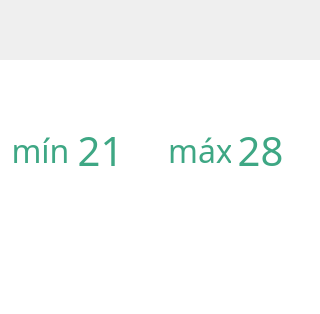
<?xml version="1.0" encoding="UTF-8"?>
<ui version="4.0">
 <class>OptionAlarmLimit</class>
 <widget class="QWidget" name="OptionAlarmLimit">
  <property name="geometry">
   <rect>
    <x>0</x>
    <y>0</y>
    <width>320</width>
    <height>314</height>
   </rect>
  </property>
  <property name="windowTitle">
   <string>Form</string>
  </property>
  <property name="styleSheet">
   <string notr="true">background-image: url(:/icons/general/fondo_transparente.png);
border-image: url(:/icons/general/fondo_transparente.png);</string>
  </property>
  <widget class="QWidget" name="widget" native="true">
   <property name="geometry">
    <rect>
     <x>0</x>
     <y>0</y>
     <width>320</width>
     <height>314</height>
    </rect>
   </property>
   <property name="styleSheet">
    <string notr="true">background-image: url(:/icons/general/fondo_transparente.png);</string>
   </property>
   <widget class="QLabel" name="l_min_value_4">
    <property name="geometry">
     <rect>
      <x>170</x>
      <y>130</y>
      <width>61</width>
      <height>41</height>
     </rect>
    </property>
    <property name="palette">
     <palette>
      <active>
       <colorrole role="WindowText">
        <brush brushstyle="SolidPattern">
         <color alpha="255">
          <red>62</red>
          <green>167</green>
          <blue>132</blue>
         </color>
        </brush>
       </colorrole>
      </active>
      <inactive>
       <colorrole role="WindowText">
        <brush brushstyle="SolidPattern">
         <color alpha="255">
          <red>62</red>
          <green>167</green>
          <blue>132</blue>
         </color>
        </brush>
       </colorrole>
      </inactive>
      <disabled>
       <colorrole role="WindowText">
        <brush brushstyle="SolidPattern">
         <color alpha="96">
          <red>164</red>
          <green>166</green>
          <blue>168</blue>
         </color>
        </brush>
       </colorrole>
      </disabled>
     </palette>
    </property>
    <property name="font">
     <font>
      <family>Swis721 Cn BT</family>
      <pointsize>24</pointsize>
      <weight>50</weight>
      <bold>false</bold>
     </font>
    </property>
    <property name="styleSheet">
     <string notr="true">background-image: url(:/icons/general/fondo_transparente.png);</string>
    </property>
    <property name="text">
     <string>máx</string>
    </property>
    <property name="alignment">
     <set>Qt::AlignCenter</set>
    </property>
   </widget>
   <widget class="QPushButton" name="pb_max_limit_up">
    <property name="geometry">
     <rect>
      <x>220</x>
      <y>70</y>
      <width>80</width>
      <height>61</height>
     </rect>
    </property>
    <property name="styleSheet">
     <string notr="true">border-image: url(:/icons/general/fondo_transparente.png);</string>
    </property>
    <property name="text">
     <string/>
    </property>
    <property name="icon">
     <iconset resource="assets.qrc">
      <normaloff>:/icons/general/up_arrow.png</normaloff>:/icons/general/up_arrow.png</iconset>
    </property>
    <property name="iconSize">
     <size>
      <width>40</width>
      <height>40</height>
     </size>
    </property>
    <property name="flat">
     <bool>true</bool>
    </property>
   </widget>
   <widget class="QLabel" name="l_min_value">
    <property name="geometry">
     <rect>
      <x>70</x>
      <y>120</y>
      <width>61</width>
      <height>61</height>
     </rect>
    </property>
    <property name="palette">
     <palette>
      <active>
       <colorrole role="WindowText">
        <brush brushstyle="SolidPattern">
         <color alpha="255">
          <red>62</red>
          <green>167</green>
          <blue>132</blue>
         </color>
        </brush>
       </colorrole>
      </active>
      <inactive>
       <colorrole role="WindowText">
        <brush brushstyle="SolidPattern">
         <color alpha="255">
          <red>62</red>
          <green>167</green>
          <blue>132</blue>
         </color>
        </brush>
       </colorrole>
      </inactive>
      <disabled>
       <colorrole role="WindowText">
        <brush brushstyle="SolidPattern">
         <color alpha="96">
          <red>164</red>
          <green>166</green>
          <blue>168</blue>
         </color>
        </brush>
       </colorrole>
      </disabled>
     </palette>
    </property>
    <property name="font">
     <font>
      <family>Swis721 Cn BT</family>
      <pointsize>30</pointsize>
      <weight>50</weight>
      <bold>false</bold>
     </font>
    </property>
    <property name="styleSheet">
     <string notr="true">border-image: url(:/icons/general/fondo_transparente.png);</string>
    </property>
    <property name="text">
     <string>21</string>
    </property>
    <property name="alignment">
     <set>Qt::AlignCenter</set>
    </property>
   </widget>
   <widget class="MyLabelAnimated" name="l_save">
    <property name="geometry">
     <rect>
      <x>80</x>
      <y>240</y>
      <width>163</width>
      <height>71</height>
     </rect>
    </property>
    <property name="styleSheet">
     <string notr="true">border-image: url(:/icons/general/save_button.png);
background-image: url(:/icons/general/fondo_transparente.png);</string>
    </property>
    <property name="text">
     <string/>
    </property>
   </widget>
   <widget class="QPushButton" name="pb_min_limit_up">
    <property name="geometry">
     <rect>
      <x>60</x>
      <y>70</y>
      <width>80</width>
      <height>61</height>
     </rect>
    </property>
    <property name="styleSheet">
     <string notr="true">border-image: url(:/icons/general/fondo_transparente.png);</string>
    </property>
    <property name="text">
     <string/>
    </property>
    <property name="icon">
     <iconset resource="assets.qrc">
      <normaloff>:/icons/general/up_arrow.png</normaloff>:/icons/general/up_arrow.png</iconset>
    </property>
    <property name="iconSize">
     <size>
      <width>40</width>
      <height>40</height>
     </size>
    </property>
    <property name="flat">
     <bool>true</bool>
    </property>
   </widget>
   <widget class="QLabel" name="l_alarm_limit_back">
    <property name="geometry">
     <rect>
      <x>0</x>
      <y>0</y>
      <width>320</width>
      <height>73</height>
     </rect>
    </property>
    <property name="styleSheet">
     <string notr="true">background-image: url(:/icons/general/fondo_transparente.png);
border-image: url(:/icons/main_menu/alarm_limit_menu/header_alarm_limit_menu.png);</string>
    </property>
    <property name="text">
     <string/>
    </property>
   </widget>
   <widget class="QPushButton" name="pb_max_limit_down">
    <property name="geometry">
     <rect>
      <x>220</x>
      <y>170</y>
      <width>80</width>
      <height>61</height>
     </rect>
    </property>
    <property name="styleSheet">
     <string notr="true">border-image: url(:/icons/general/fondo_transparente.png);</string>
    </property>
    <property name="text">
     <string/>
    </property>
    <property name="icon">
     <iconset resource="assets.qrc">
      <normaloff>:/icons/general/down_arrow.png</normaloff>:/icons/general/down_arrow.png</iconset>
    </property>
    <property name="iconSize">
     <size>
      <width>40</width>
      <height>40</height>
     </size>
    </property>
    <property name="flat">
     <bool>true</bool>
    </property>
   </widget>
   <widget class="QPushButton" name="pb_min_limit_down">
    <property name="geometry">
     <rect>
      <x>60</x>
      <y>170</y>
      <width>80</width>
      <height>61</height>
     </rect>
    </property>
    <property name="styleSheet">
     <string notr="true">border-image: url(:/icons/general/fondo_transparente.png);</string>
    </property>
    <property name="text">
     <string/>
    </property>
    <property name="icon">
     <iconset resource="assets.qrc">
      <normaloff>:/icons/general/down_arrow.png</normaloff>:/icons/general/down_arrow.png</iconset>
    </property>
    <property name="iconSize">
     <size>
      <width>40</width>
      <height>40</height>
     </size>
    </property>
    <property name="flat">
     <bool>true</bool>
    </property>
   </widget>
   <widget class="QLabel" name="l_min_value_3">
    <property name="geometry">
     <rect>
      <x>10</x>
      <y>130</y>
      <width>61</width>
      <height>41</height>
     </rect>
    </property>
    <property name="palette">
     <palette>
      <active>
       <colorrole role="WindowText">
        <brush brushstyle="SolidPattern">
         <color alpha="255">
          <red>62</red>
          <green>167</green>
          <blue>132</blue>
         </color>
        </brush>
       </colorrole>
      </active>
      <inactive>
       <colorrole role="WindowText">
        <brush brushstyle="SolidPattern">
         <color alpha="255">
          <red>62</red>
          <green>167</green>
          <blue>132</blue>
         </color>
        </brush>
       </colorrole>
      </inactive>
      <disabled>
       <colorrole role="WindowText">
        <brush brushstyle="SolidPattern">
         <color alpha="96">
          <red>164</red>
          <green>166</green>
          <blue>168</blue>
         </color>
        </brush>
       </colorrole>
      </disabled>
     </palette>
    </property>
    <property name="font">
     <font>
      <family>Swis721 Cn BT</family>
      <pointsize>24</pointsize>
      <weight>50</weight>
      <bold>false</bold>
     </font>
    </property>
    <property name="styleSheet">
     <string notr="true">background-image: url(:/icons/general/fondo_transparente.png);</string>
    </property>
    <property name="text">
     <string>mín</string>
    </property>
    <property name="alignment">
     <set>Qt::AlignCenter</set>
    </property>
   </widget>
   <widget class="QLabel" name="l_max_value">
    <property name="geometry">
     <rect>
      <x>230</x>
      <y>120</y>
      <width>61</width>
      <height>61</height>
     </rect>
    </property>
    <property name="palette">
     <palette>
      <active>
       <colorrole role="WindowText">
        <brush brushstyle="SolidPattern">
         <color alpha="255">
          <red>62</red>
          <green>167</green>
          <blue>132</blue>
         </color>
        </brush>
       </colorrole>
      </active>
      <inactive>
       <colorrole role="WindowText">
        <brush brushstyle="SolidPattern">
         <color alpha="255">
          <red>62</red>
          <green>167</green>
          <blue>132</blue>
         </color>
        </brush>
       </colorrole>
      </inactive>
      <disabled>
       <colorrole role="WindowText">
        <brush brushstyle="SolidPattern">
         <color alpha="96">
          <red>164</red>
          <green>166</green>
          <blue>168</blue>
         </color>
        </brush>
       </colorrole>
      </disabled>
     </palette>
    </property>
    <property name="font">
     <font>
      <family>Swis721 Cn BT</family>
      <pointsize>30</pointsize>
      <weight>50</weight>
      <bold>false</bold>
     </font>
    </property>
    <property name="styleSheet">
     <string notr="true">border-image: url(:/icons/general/fondo_transparente.png);</string>
    </property>
    <property name="text">
     <string>28</string>
    </property>
    <property name="alignment">
     <set>Qt::AlignCenter</set>
    </property>
   </widget>
   <widget class="QLabel" name="l_min_value_2">
    <property name="geometry">
     <rect>
      <x>0</x>
      <y>60</y>
      <width>321</width>
      <height>261</height>
     </rect>
    </property>
    <property name="palette">
     <palette>
      <active>
       <colorrole role="WindowText">
        <brush brushstyle="SolidPattern">
         <color alpha="255">
          <red>62</red>
          <green>167</green>
          <blue>132</blue>
         </color>
        </brush>
       </colorrole>
       <colorrole role="Button">
        <brush brushstyle="SolidPattern">
         <color alpha="255">
          <red>255</red>
          <green>255</green>
          <blue>255</blue>
         </color>
        </brush>
       </colorrole>
       <colorrole role="Base">
        <brush brushstyle="SolidPattern">
         <color alpha="255">
          <red>255</red>
          <green>255</green>
          <blue>255</blue>
         </color>
        </brush>
       </colorrole>
       <colorrole role="Window">
        <brush brushstyle="SolidPattern">
         <color alpha="255">
          <red>255</red>
          <green>255</green>
          <blue>255</blue>
         </color>
        </brush>
       </colorrole>
      </active>
      <inactive>
       <colorrole role="WindowText">
        <brush brushstyle="SolidPattern">
         <color alpha="255">
          <red>62</red>
          <green>167</green>
          <blue>132</blue>
         </color>
        </brush>
       </colorrole>
       <colorrole role="Button">
        <brush brushstyle="SolidPattern">
         <color alpha="255">
          <red>255</red>
          <green>255</green>
          <blue>255</blue>
         </color>
        </brush>
       </colorrole>
       <colorrole role="Base">
        <brush brushstyle="SolidPattern">
         <color alpha="255">
          <red>255</red>
          <green>255</green>
          <blue>255</blue>
         </color>
        </brush>
       </colorrole>
       <colorrole role="Window">
        <brush brushstyle="SolidPattern">
         <color alpha="255">
          <red>255</red>
          <green>255</green>
          <blue>255</blue>
         </color>
        </brush>
       </colorrole>
      </inactive>
      <disabled>
       <colorrole role="WindowText">
        <brush brushstyle="SolidPattern">
         <color alpha="96">
          <red>164</red>
          <green>166</green>
          <blue>168</blue>
         </color>
        </brush>
       </colorrole>
       <colorrole role="Button">
        <brush brushstyle="SolidPattern">
         <color alpha="255">
          <red>255</red>
          <green>255</green>
          <blue>255</blue>
         </color>
        </brush>
       </colorrole>
       <colorrole role="Base">
        <brush brushstyle="SolidPattern">
         <color alpha="255">
          <red>255</red>
          <green>255</green>
          <blue>255</blue>
         </color>
        </brush>
       </colorrole>
       <colorrole role="Window">
        <brush brushstyle="SolidPattern">
         <color alpha="255">
          <red>255</red>
          <green>255</green>
          <blue>255</blue>
         </color>
        </brush>
       </colorrole>
      </disabled>
     </palette>
    </property>
    <property name="font">
     <font>
      <family>Swis721 Cn BT</family>
      <pointsize>30</pointsize>
      <weight>50</weight>
      <bold>false</bold>
     </font>
    </property>
    <property name="styleSheet">
     <string notr="true">border-image: url(:/icons/general/fondo_transparente.png);
background-color: rgb(255, 255, 255);</string>
    </property>
    <property name="text">
     <string/>
    </property>
    <property name="alignment">
     <set>Qt::AlignCenter</set>
    </property>
   </widget>
   <zorder>l_min_value_2</zorder>
   <zorder>l_min_value_4</zorder>
   <zorder>pb_max_limit_up</zorder>
   <zorder>l_min_value</zorder>
   <zorder>l_save</zorder>
   <zorder>pb_min_limit_up</zorder>
   <zorder>l_alarm_limit_back</zorder>
   <zorder>pb_max_limit_down</zorder>
   <zorder>pb_min_limit_down</zorder>
   <zorder>l_min_value_3</zorder>
   <zorder>l_max_value</zorder>
  </widget>
 </widget>
 <customwidgets>
  <customwidget>
   <class>MyLabelAnimated</class>
   <extends>QLabel</extends>
   <header location="global">mylabelanimated.h</header>
  </customwidget>
 </customwidgets>
 <resources>
  <include location="assets.qrc"/>
 </resources>
 <connections/>
</ui>
